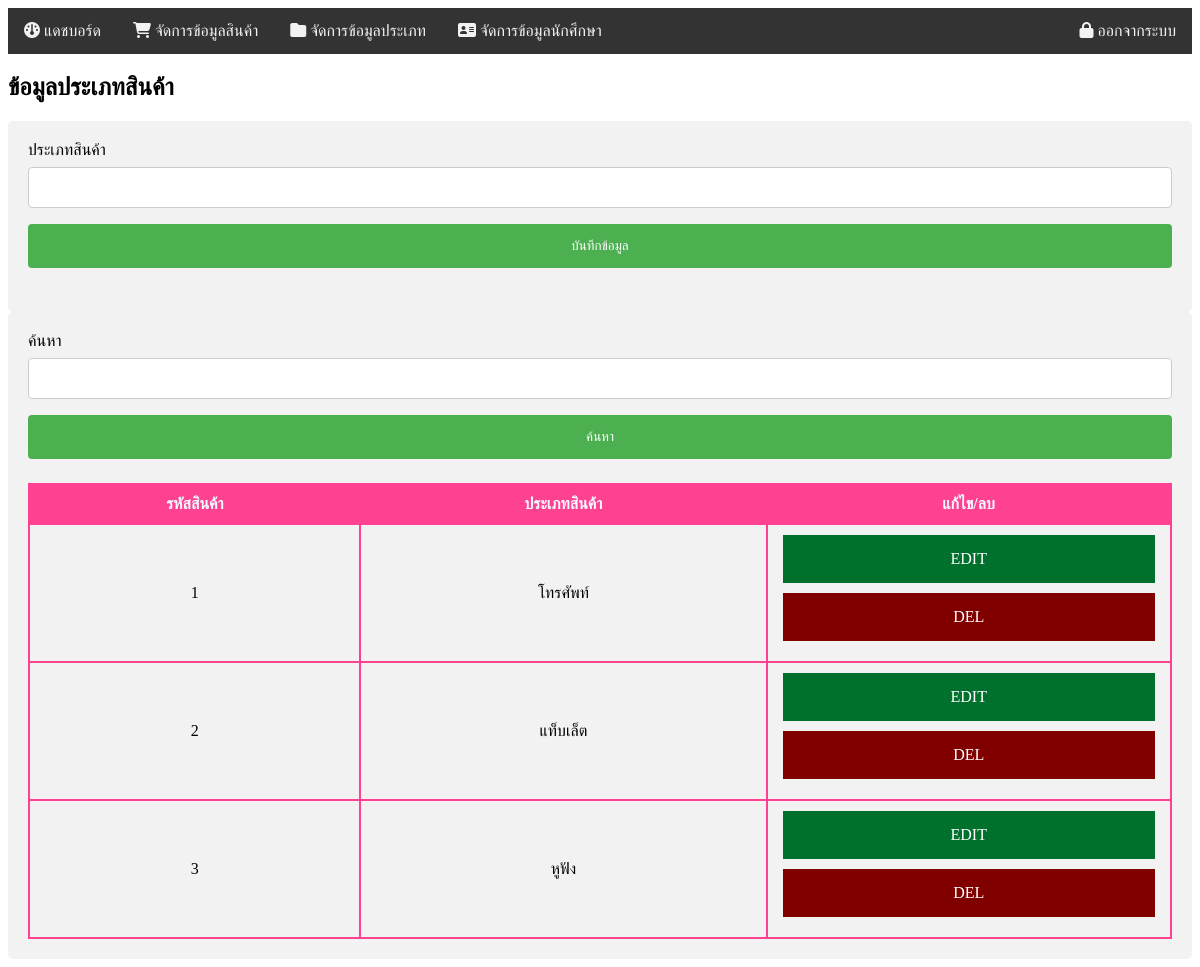
The app's page /form_addTypeproduct.php (signed in) with its own data.
### tables this page shows
CREATE TABLE `tbtypeproduct` (
  `typeid` int(11) NOT NULL,
  `typename` varchar(100) NOT NULL
);

### form_addTypeproduct.php (the view, shortened to what this page needs)
<link rel="stylesheet" href="style.css">
<?PHP
    include "dbcon.php";
    include "topmenu.php";
?>
<div><h2>ข้อมูลประเภทสินค้า</h2></div>
<div class="divrow">
    <form action="addTypeproduct.php" method="post">
        <div>
            <label>ประเภทสินค้า</label>
            <input type="text" name="typename" required>
        </div>
        <div>
            <input type="submit" name="bSubmit" value="บันทึกข้อมูล">
        </div>
    </form>
</div>
<div class="divrow">
    <form action="" method="post">
        <div>
            ค้นหา
            <input type="text" name="tWord" required>
            <input type="submit" name="bSearch" value="ค้นหา"
        </div>
    </form>
</div>
<?php
    $sql="SELECT * FROM tbtypeproduct";
    $query=$conn->query($sql);
        echo"<table border=1>
            <thead>
                <th>รหัสสินค้า</th>
                <th>ประเภทสินค้า</th>
                <th>แก้ไข/ลบ</th>
            </thead>
            <tbody>";
        while($result=$query->fetch_object()){
            echo"<tr>
                    <td>{$result->typeid}</td>
                    <td>{$result->typename}</td>";
          ?>
            <td>
                    <a href="form_updateTypeproduct.php?id=<?=$result->typeid?>" class="b1">EDIT</a>
                    <a href="delTypeproduct.php?id=<?=$result->typeid?>" class="b2" onclick="return confirm('Are you sure DELETE ?')">DEL</a></td>
            </tr>
          <?php
           }
        echo"</tbody></table>";
?>

### style.css (style rules this page uses)
table { border: 2px solid #FF4191 ; border-collapse: collapse; width: 100%; }
th { background-color: #FF4191; color: aliceblue; padding: 10px 15px; }
td { padding: 10px 15px; border: 2px solid #FF4191; text-align: center; }
a.b1:link,a.b1:visited { background-color:#00712D; color:#ffffff; text-decoration:none; padding:15px 20px 15px 20px; display:block; margin-bottom:10px; }
a.b2:link,a.b2:visited { background-color:#800000; color:#ffffff; text-decoration:none; padding:15px 20px 15px 20px; display:block; margin-bottom:10px; }
input[type=text],input[type=number],input[type=file],input[type=password],textarea, select { width: 100%; padding: 12px 20px; margin: 8px 0; display: inline-block; border: 1px solid #ccc; border-radius: 4px; box-sizing: border-box; }
input[type=submit] { width: 100%; background-color: #4CAF50; color: white; padding: 14px 20px; margin: 8px 0; border: none; border-radius: 4px; cursor: pointer; }
.divrow { border-radius: 5px; background-color: #f2f2f2; padding: 20px; }

### records on screen
tbtypeproduct: typeid "1", typename "โทรศัพท์"
tbtypeproduct: typeid "2", typename "แท็บเล็ต"
tbtypeproduct: typeid "3", typename "หูฟัง"
